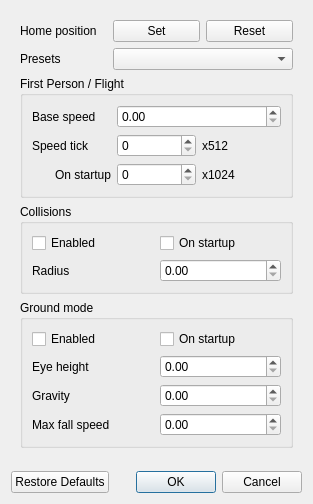
<?xml version="1.0" encoding="UTF-8"?>
<ui version="4.0">
 <class>NavigationSettingsDialog</class>
 <widget class="QDialog" name="NavigationSettingsDialog">
  <property name="geometry">
   <rect>
    <x>0</x>
    <y>0</y>
    <width>313</width>
    <height>504</height>
   </rect>
  </property>
  <property name="windowTitle">
   <string>Navigation Settings</string>
  </property>
  <layout class="QGridLayout" name="gridLayout_5">
   <item row="0" column="0">
    <widget class="QWidget" name="container" native="true">
     <layout class="QGridLayout" name="gridLayout_4">
      <item row="0" column="0">
       <widget class="QLabel" name="home_label">
        <property name="text">
         <string>Home position</string>
        </property>
       </widget>
      </item>
      <item row="0" column="1">
       <widget class="QPushButton" name="home_set_button">
        <property name="text">
         <string>Set</string>
        </property>
       </widget>
      </item>
      <item row="0" column="2">
       <widget class="QPushButton" name="home_reset_button">
        <property name="text">
         <string>Reset</string>
        </property>
       </widget>
      </item>
      <item row="1" column="0">
       <widget class="QLabel" name="presets_label">
        <property name="text">
         <string>Presets</string>
        </property>
       </widget>
      </item>
      <item row="1" column="1" colspan="2">
       <widget class="QComboBox" name="presets_combobox"/>
      </item>
      <item row="2" column="0" colspan="3">
       <widget class="QGroupBox" name="groupBox_3">
        <property name="title">
         <string>First Person / Flight</string>
        </property>
        <layout class="QGridLayout" name="gridLayout_3">
         <item row="0" column="0">
          <widget class="QLabel" name="speed_label">
           <property name="text">
            <string>Base speed</string>
           </property>
          </widget>
         </item>
         <item row="0" column="1" colspan="2">
          <widget class="QDoubleSpinBox" name="speed_spinbox">
           <property name="maximum">
            <double>100000.000000000000000</double>
           </property>
          </widget>
         </item>
         <item row="1" column="0">
          <widget class="QLabel" name="tick_label">
           <property name="text">
            <string>Speed tick</string>
           </property>
          </widget>
         </item>
         <item row="1" column="1">
          <widget class="QSpinBox" name="tick_spinbox"/>
         </item>
         <item row="1" column="2">
          <widget class="QLabel" name="tick_multiplier_label">
           <property name="text">
            <string>x512</string>
           </property>
          </widget>
         </item>
         <item row="2" column="0">
          <widget class="QLabel" name="tick_startup_label">
           <property name="text">
            <string>On startup</string>
           </property>
           <property name="alignment">
            <set>Qt::AlignRight|Qt::AlignTrailing|Qt::AlignVCenter</set>
           </property>
          </widget>
         </item>
         <item row="2" column="1">
          <widget class="QSpinBox" name="tick_startup_spinbox"/>
         </item>
         <item row="2" column="2">
          <widget class="QLabel" name="tick_startup_multiplier_label">
           <property name="text">
            <string>x1024</string>
           </property>
          </widget>
         </item>
        </layout>
       </widget>
      </item>
      <item row="3" column="0" colspan="3">
       <widget class="QGroupBox" name="groupBox_2">
        <property name="title">
         <string>Collisions</string>
        </property>
        <layout class="QGridLayout" name="gridLayout_2">
         <item row="0" column="0">
          <widget class="QCheckBox" name="collision_checkbox">
           <property name="text">
            <string>Enabled</string>
           </property>
          </widget>
         </item>
         <item row="0" column="1">
          <widget class="QCheckBox" name="collision_startup_checkbox">
           <property name="text">
            <string>On startup</string>
           </property>
          </widget>
         </item>
         <item row="1" column="0">
          <widget class="QLabel" name="collision_radius_label">
           <property name="text">
            <string>Radius</string>
           </property>
          </widget>
         </item>
         <item row="1" column="1">
          <widget class="QDoubleSpinBox" name="collision_radius_spinbox">
           <property name="maximum">
            <double>100000.000000000000000</double>
           </property>
          </widget>
         </item>
        </layout>
       </widget>
      </item>
      <item row="4" column="0" colspan="3">
       <widget class="QGroupBox" name="ground_group">
        <property name="title">
         <string>Ground mode</string>
        </property>
        <layout class="QGridLayout" name="gridLayout">
         <item row="0" column="0">
          <widget class="QCheckBox" name="ground_checkbox">
           <property name="text">
            <string>Enabled</string>
           </property>
          </widget>
         </item>
         <item row="0" column="1">
          <widget class="QCheckBox" name="ground_startup_checkbox">
           <property name="text">
            <string>On startup</string>
           </property>
          </widget>
         </item>
         <item row="1" column="0">
          <widget class="QLabel" name="height_label">
           <property name="text">
            <string>Eye height</string>
           </property>
          </widget>
         </item>
         <item row="1" column="1">
          <widget class="QDoubleSpinBox" name="height_spinbox">
           <property name="maximum">
            <double>100000.000000000000000</double>
           </property>
          </widget>
         </item>
         <item row="2" column="0">
          <widget class="QLabel" name="gravity_acceleration_label">
           <property name="text">
            <string>Gravity</string>
           </property>
          </widget>
         </item>
         <item row="2" column="1">
          <widget class="QDoubleSpinBox" name="gravity_acceleration_spinbox">
           <property name="maximum">
            <double>100000.000000000000000</double>
           </property>
          </widget>
         </item>
         <item row="3" column="0">
          <widget class="QLabel" name="gravity_speed_label">
           <property name="text">
            <string>Max fall speed</string>
           </property>
          </widget>
         </item>
         <item row="3" column="1">
          <widget class="QDoubleSpinBox" name="gravity_speed_spinbox">
           <property name="maximum">
            <double>100000.000000000000000</double>
           </property>
          </widget>
         </item>
        </layout>
       </widget>
      </item>
      <item row="5" column="0">
       <spacer name="verticalSpacer">
        <property name="orientation">
         <enum>Qt::Vertical</enum>
        </property>
        <property name="sizeHint" stdset="0">
         <size>
          <width>20</width>
          <height>26</height>
         </size>
        </property>
       </spacer>
      </item>
     </layout>
    </widget>
   </item>
   <item row="1" column="0">
    <widget class="QDialogButtonBox" name="button_box">
     <property name="orientation">
      <enum>Qt::Horizontal</enum>
     </property>
     <property name="standardButtons">
      <set>QDialogButtonBox::Cancel|QDialogButtonBox::Ok|QDialogButtonBox::RestoreDefaults</set>
     </property>
    </widget>
   </item>
  </layout>
 </widget>
 <resources/>
 <connections>
  <connection>
   <sender>button_box</sender>
   <signal>accepted()</signal>
   <receiver>NavigationSettingsDialog</receiver>
   <slot>accept()</slot>
   <hints>
    <hint type="sourcelabel">
     <x>248</x>
     <y>254</y>
    </hint>
    <hint type="destinationlabel">
     <x>157</x>
     <y>274</y>
    </hint>
   </hints>
  </connection>
  <connection>
   <sender>button_box</sender>
   <signal>rejected()</signal>
   <receiver>NavigationSettingsDialog</receiver>
   <slot>reject()</slot>
   <hints>
    <hint type="sourcelabel">
     <x>316</x>
     <y>260</y>
    </hint>
    <hint type="destinationlabel">
     <x>286</x>
     <y>274</y>
    </hint>
   </hints>
  </connection>
 </connections>
</ui>
